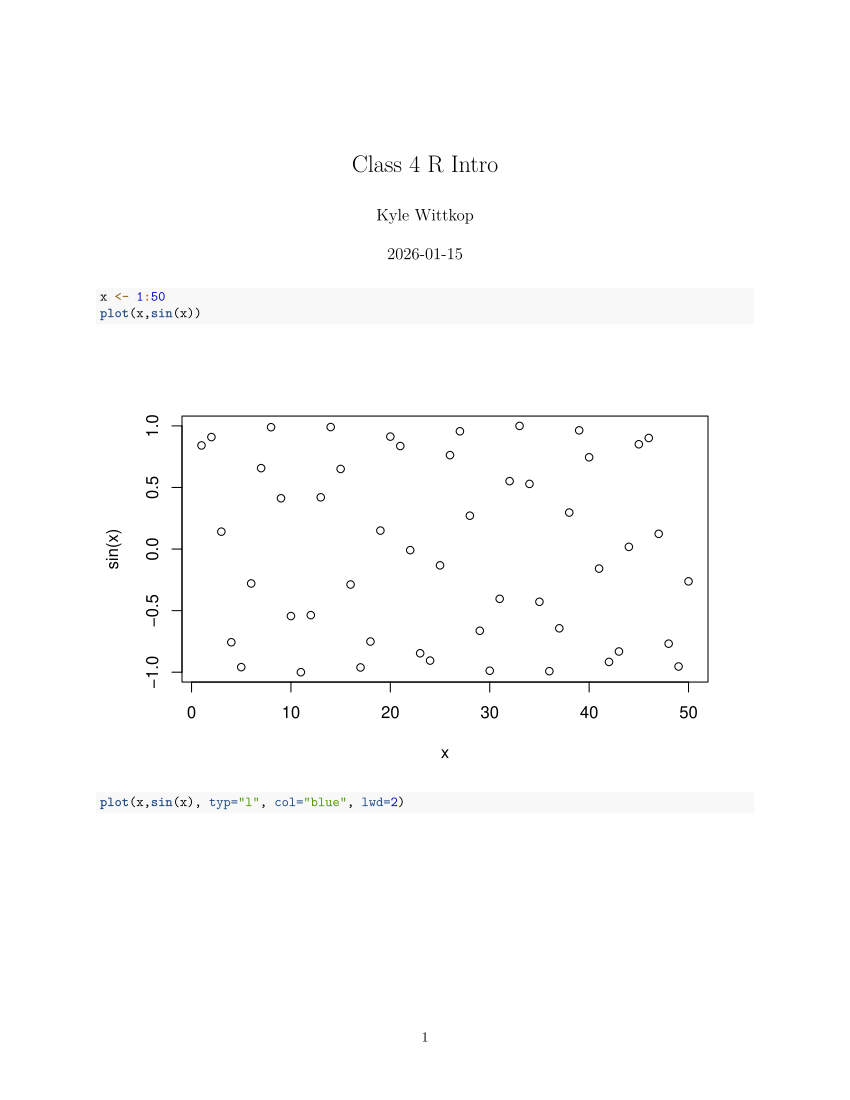

Write R code to recreate this figure.
#' ---
#' title: "Class 4 R Intro"
#' author: "Kyle Wittkop"
#' ---
x <- 1:50
plot(x,sin(x))
plot(x,sin(x), typ="l", col="blue", lwd=2)
log(10)
log(10, base=10)
